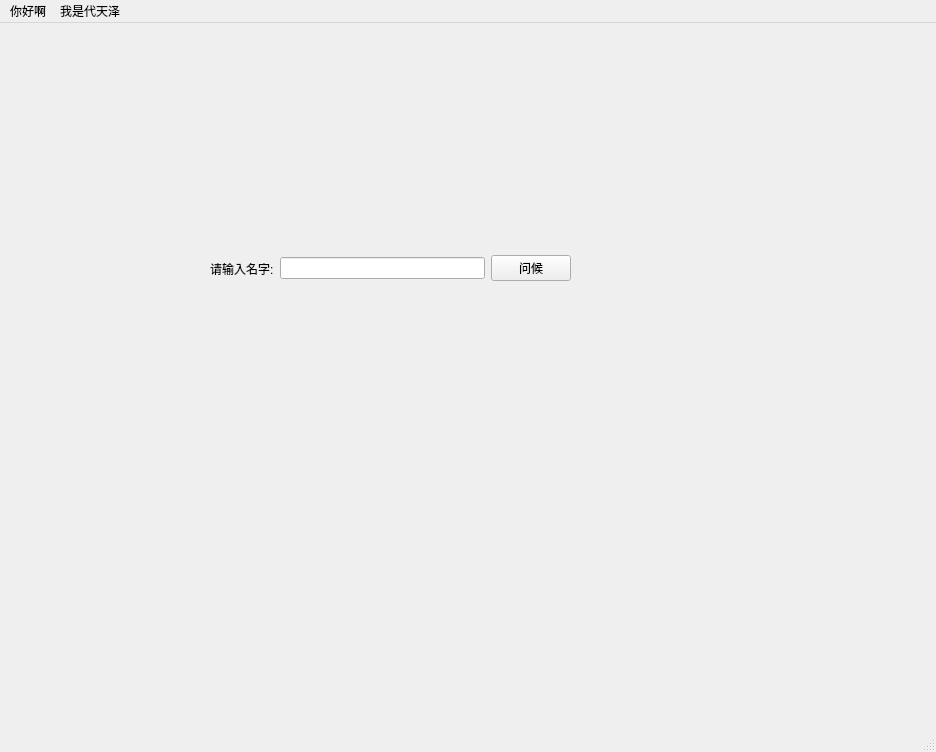
<?xml version="1.0" encoding="UTF-8"?>
<ui version="4.0">
 <class>MainWindow</class>
 <widget class="QMainWindow" name="MainWindow">
  <property name="geometry">
   <rect>
    <x>0</x>
    <y>0</y>
    <width>936</width>
    <height>752</height>
   </rect>
  </property>
  <property name="windowTitle">
   <string>MainWindow</string>
  </property>
  <widget class="QWidget" name="centralwidget">
   <widget class="QLabel" name="result_Label">
    <property name="geometry">
     <rect>
      <x>580</x>
      <y>210</y>
      <width>151</width>
      <height>61</height>
     </rect>
    </property>
    <property name="text">
     <string/>
    </property>
   </widget>
   <widget class="QWidget" name="horizontalLayoutWidget">
    <property name="geometry">
     <rect>
      <x>210</x>
      <y>210</y>
      <width>361</width>
      <height>71</height>
     </rect>
    </property>
    <layout class="QHBoxLayout" name="horizontalLayout">
     <item>
      <widget class="QLabel" name="UpLable">
       <property name="text">
        <string>请输入名字:</string>
       </property>
      </widget>
     </item>
     <item>
      <widget class="QLineEdit" name="nameEdit"/>
     </item>
     <item>
      <widget class="QPushButton" name="greenButon">
       <property name="text">
        <string>问候</string>
       </property>
      </widget>
     </item>
    </layout>
   </widget>
  </widget>
  <widget class="QMenuBar" name="menubar">
   <property name="geometry">
    <rect>
     <x>0</x>
     <y>0</y>
     <width>936</width>
     <height>24</height>
    </rect>
   </property>
   <widget class="QMenu" name="menu">
    <property name="title">
     <string>你好啊</string>
    </property>
   </widget>
   <widget class="QMenu" name="menu_2">
    <property name="title">
     <string>我是代天泽</string>
    </property>
   </widget>
   <addaction name="menu"/>
   <addaction name="menu_2"/>
  </widget>
  <widget class="QStatusBar" name="statusbar"/>
 </widget>
 <resources/>
 <connections/>
</ui>
